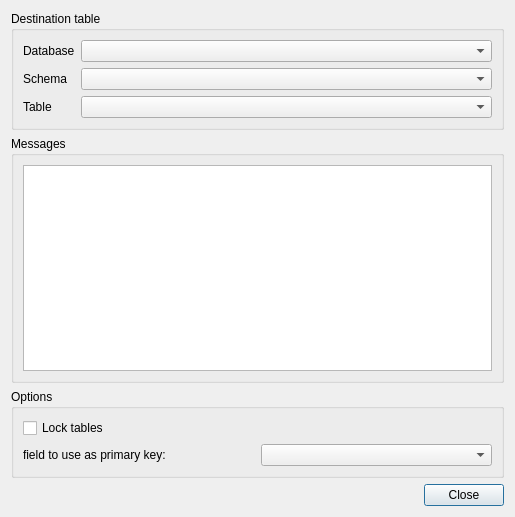
<?xml version="1.0" encoding="UTF-8"?>
<ui version="4.0">
 <class>DbManagerDlgPushTable</class>
 <widget class="QDialog" name="DbManagerDlgPushTable">
  <property name="geometry">
   <rect>
    <x>0</x>
    <y>0</y>
    <width>515</width>
    <height>517</height>
   </rect>
  </property>
  <property name="windowTitle">
   <string>Push table</string>
  </property>
  <layout class="QVBoxLayout" name="verticalLayout">
   <item>
    <widget class="QGroupBox" name="groupBox_3">
     <property name="title">
      <string>Destination table</string>
     </property>
     <layout class="QGridLayout" name="gridLayout_2">
      <item row="1" column="1">
       <widget class="QComboBox" name="cboSchema">
        <property name="sizePolicy">
         <sizepolicy hsizetype="Expanding" vsizetype="Fixed">
          <horstretch>0</horstretch>
          <verstretch>0</verstretch>
         </sizepolicy>
        </property>
       </widget>
      </item>
      <item row="3" column="0">
       <widget class="QLabel" name="label_3">
        <property name="text">
         <string>Table</string>
        </property>
       </widget>
      </item>
      <item row="3" column="1">
       <widget class="QComboBox" name="cboTable">
        <property name="sizePolicy">
         <sizepolicy hsizetype="Expanding" vsizetype="Fixed">
          <horstretch>0</horstretch>
          <verstretch>0</verstretch>
         </sizepolicy>
        </property>
        <property name="editable">
         <bool>false</bool>
        </property>
        <property name="insertPolicy">
         <enum>QComboBox::NoInsert</enum>
        </property>
       </widget>
      </item>
      <item row="0" column="1">
       <widget class="QComboBox" name="cboDatabase"/>
      </item>
      <item row="0" column="0">
       <widget class="QLabel" name="label">
        <property name="text">
         <string>Database</string>
        </property>
       </widget>
      </item>
      <item row="1" column="0">
       <widget class="QLabel" name="label_2">
        <property name="text">
         <string>Schema</string>
        </property>
       </widget>
      </item>
     </layout>
     <zorder>cboTable</zorder>
     <zorder>label_2</zorder>
     <zorder>cboSchema</zorder>
     <zorder>label_3</zorder>
     <zorder>cboDatabase</zorder>
     <zorder>label</zorder>
    </widget>
   </item>
   <item>
    <widget class="QGroupBox" name="groupBox">
     <property name="title">
      <string>Messages</string>
     </property>
     <layout class="QVBoxLayout">
      <item>
       <widget class="QPlainTextEdit" name="plainTextEdit">
        <property name="readOnly">
         <bool>true</bool>
        </property>
        <property name="plainText">
         <string/>
        </property>
       </widget>
      </item>
     </layout>
    </widget>
   </item>
   <item>
    <widget class="QGroupBox" name="groupBox_2">
     <property name="title">
      <string>Options</string>
     </property>
     <layout class="QGridLayout" name="gridLayout">
      <item row="1" column="0">
       <widget class="QLabel" name="labelPKField">
        <property name="text">
         <string>field to use as primary key:</string>
        </property>
       </widget>
      </item>
      <item row="1" column="1">
       <widget class="QComboBox" name="cboPKField"/>
      </item>
      <item row="0" column="0">
       <widget class="QCheckBox" name="chboxLockTables">
        <property name="text">
         <string>Lock tables</string>
        </property>
       </widget>
      </item>
     </layout>
    </widget>
   </item>
   <item>
    <widget class="QDialogButtonBox" name="buttonBox">
     <property name="orientation">
      <enum>Qt::Horizontal</enum>
     </property>
     <property name="standardButtons">
      <set>QDialogButtonBox::Close</set>
     </property>
    </widget>
   </item>
  </layout>
  <zorder>groupBox</zorder>
  <zorder>buttonBox</zorder>
  <zorder>groupBox_3</zorder>
  <zorder>groupBox_2</zorder>
 </widget>
 <tabstops>
  <tabstop>buttonBox</tabstop>
 </tabstops>
 <resources/>
 <connections>
  <connection>
   <sender>buttonBox</sender>
   <signal>rejected()</signal>
   <receiver>DbManagerDlgPushTable</receiver>
   <slot>reject()</slot>
   <hints>
    <hint type="sourcelabel">
     <x>325</x>
     <y>518</y>
    </hint>
    <hint type="destinationlabel">
     <x>286</x>
     <y>274</y>
    </hint>
   </hints>
  </connection>
 </connections>
 <slots>
  <slot>clicked()</slot>
 </slots>
</ui>
